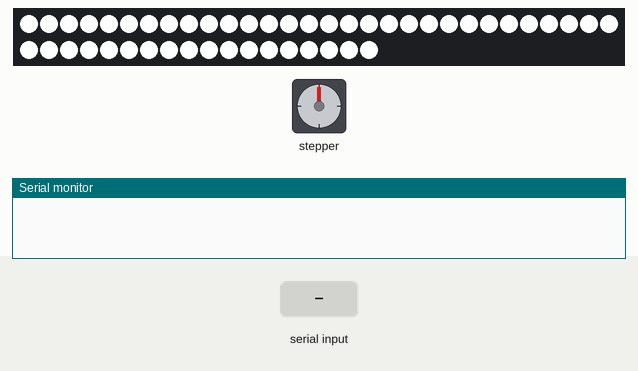
This sketch was run on a simulated Arduino Uno, built for the host (arithmetic inside an expression is 32-bit, double 64-bit). On the bench: stepper motor, 48 RGB LEDs in strip order, left to right, continuing on the next row, the last lines printed to the serial monitor. Wiring (inferred from the names in the program): stepper motor driver (200 steps per turn assumed): step pin 4; direction pin 3; enable pin 5. Inputs (shaded band) come from the test bench.

Above: at 1.2 s.
1.3 s: "1\n" received over Serial
At 2.4 s:
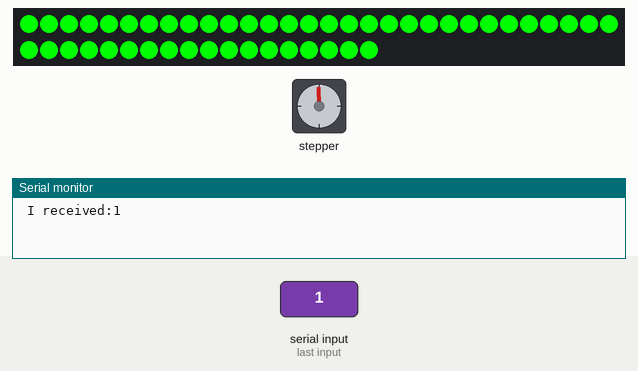
4.3 s: "2\n" received over Serial
At 5.3 s:
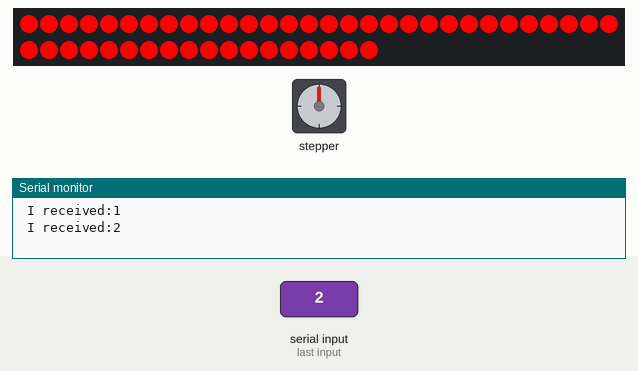
7.3 s: "90,45\n" received over Serial
10.3 s: "30,150\n" received over Serial
13.3 s: "5\n" received over Serial
19.3 s: "200\n" received over Serial
Timing chart, 0 to 27.7 s (numbered marks = the images above; inputs shaded):
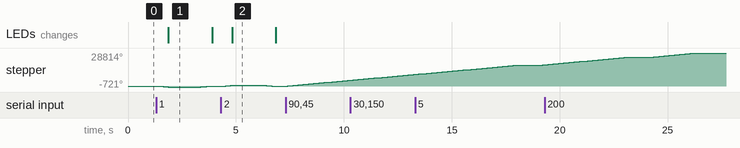

The sketch:

final.ino
```cpp
#include <FastLED.h>

#define LED_PIN     11
#define NUM_LEDS    48

CRGB leds[NUM_LEDS];

const int stepsPerRevolution = 200;  // change this to fit the number of steps per revolution
// for your motor

int incomingByte = 0;

const int dirPin = 3;
const int stepPin = 4;
const int enPin = 5;


int reading;


void setup() {
  Serial.begin(9600);

  pinMode(stepPin, OUTPUT);
  pinMode(dirPin, OUTPUT);
  pinMode(enPin, OUTPUT);
  digitalWrite(enPin, LOW);

  FastLED.addLeds<WS2812, LED_PIN, GRB>(leds, NUM_LEDS);

}

void loop() {
  ledWhite();
  if (Serial.available()) {
    incomingByte = Serial.parseInt(); // read the incoming byte:
    Serial.print(" I received:");
    //if hell receive 1
    //if banana receive 2
    Serial.println(incomingByte);
    if (incomingByte == 2) {
      ledRed();
      Rotate(true, 400);
      delay(1500);
      Rotate(false, 400);
      ledWhite();
    } else if (incomingByte == 1) {
      ledGreen();
      Rotate(false, 400);
      delay(1500);
      Rotate(true, 400);
      ledWhite();
    }else{
      Rotate(true,2000);
    }
  }
}

//true clockwise false counterclockwise
void Rotate(bool direction, int steps) {
  if (direction) {
    digitalWrite(dirPin, HIGH);
  } else {
    digitalWrite(dirPin, LOW);
  }

  for (int j = 0; j < (steps / 1600); j++) {
    for (int x = 0; x < 1600; x++) {
      digitalWrite(stepPin, HIGH);
      delayMicroseconds(500);
      digitalWrite(stepPin, LOW);
      delayMicroseconds(500);
    }
  }
  //mod
  for (int j = 0; j <= (steps % 1600); j++) {
    digitalWrite(stepPin, HIGH);
    delayMicroseconds(500);
    digitalWrite(stepPin, LOW);
    delayMicroseconds(500);
  }
}

void Stop() {
  digitalWrite(enPin, LOW);
}

void ledWhite() {
  for (int i = 0; i <= NUM_LEDS; i++) {
    leds[i] = CRGB ( 255, 255, 255);
    FastLED.show();
  }
}

void ledRed() {
  for (int i = 0; i <= NUM_LEDS; i++) {
    leds[i] = CRGB ( 255, 0, 0);
    FastLED.show();
  }
}


void ledGreen() {
  for (int i = 0; i <= NUM_LEDS; i++) {
    leds[i] = CRGB ( 0, 255, 0);
    FastLED.show();
  }
}
```

Measured:
- after the input at 1.3 s, stepper: turns 721° counter-clockwise in 0.40 s, then 721° clockwise in 0.40 s; the LEDs: change after 0.58 s (image 1)
- after the input at 4.3 s, the LEDs: change after 0.53 s (image 2)
